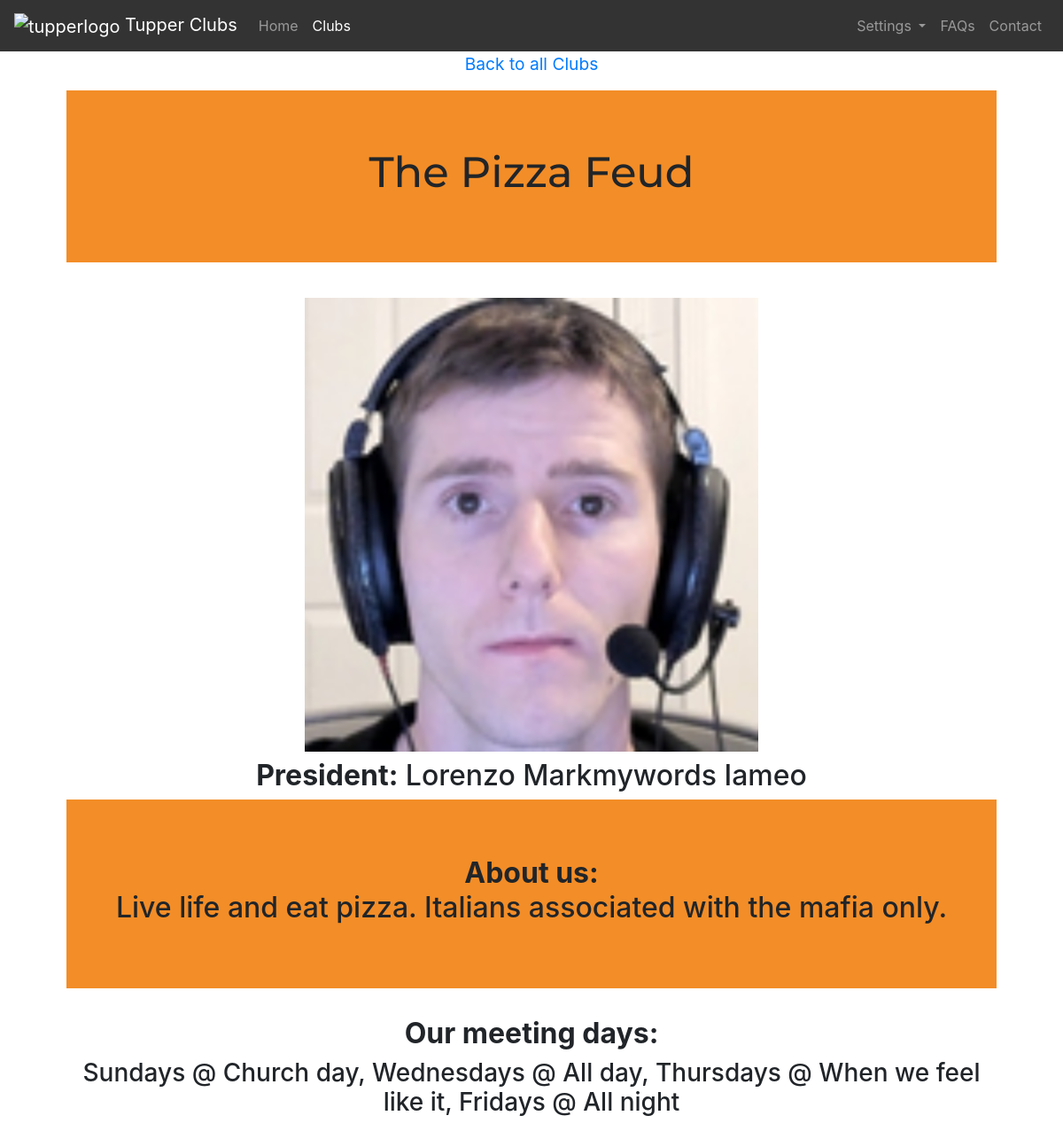
The app's page /clubs/The Pizza Feud (signed in) with its own data.
### tables this page shows
CREATE TABLE clubs (club_id INTEGER PRIMARY KEY, owner INTEGER NOT NULL, name TEXT NOT NULL, president TEXT NOT NULL, description TEXT NOT NULL, days TEXT NOT NULL, members TEXT);

### application.py (the view, shortened to what this page needs)
@app.route('/clubs/<club>')
@login_required
def showClub(club):
    accountType = db.execute('SELECT users.type FROM users WHERE users.userId = ?', session.get('user_id'))
    files = os.listdir(app.config['UPLOAD_FOLDER'])
    photo = None
    findClub = db.execute('SELECT * FROM clubs WHERE clubs.name = ?', club)
    clubId = str(findClub[0]['club_id'])
    extensions = ['.png', '.jpg', '.gif']
    for file in files:
        for i in range(len(extensions)):
            if file == str(findClub[0]['owner']) + extensions[i]:
                photo = file
    details = {}
    details['name'] = findClub[0]['name']
    details['prez'] = findClub[0]['president']
    details['desc'] = findClub[0]['description']
    details['days'] = findClub[0]['days']
    if accountType[0]['type'] == 'club':
        return render_template('club.html', details=details, file=photo)

### application.py (called while the page is built)
@app.after_request
def after_request(response):
    response.headers["Cache-Control"] = "no-cache, no-store, must-revalidate"
    response.headers["Expires"] = 0
    response.headers["Pragma"] = "no-cache"
    return response

### helpers.py (called while the page is built)
def login_required(f):
    @wraps(f)
    def decorated_function(*args, **kwargs):
        if session.get("user_id") is None:
            return redirect("/register")
        return f(*args, **kwargs)
    return decorated_function

### templates/club.html (shortened to what this page needs)
{% extends "layout.html" %}
{% block main %}
    <div class='container'>
        <a class='mt-5' href="/clubs" style='font-size: 1.2rem;'>Back to all Clubs</a>
        <div class="jumbotron jumbotron-fluid text-center jumbotron mt-3" style="background-color: #F38D27;">
            <h1>{{ details.name }}</h1>
        </div>
        {% if file %}
            <img class='img-fluid my-2' src="{{ url_for('upload', filename=file) }}" style="width: 512px">
        {% endif %}
        <h2> <b>President:</b> {{ details.prez }}</h2>
        <div class="jumbotron jumbotron-fluid text-center jumbotron" style="background-color: #F38D27;">
        <h2> <b>About us:</b>
            <div class='text-wrap text-center text-break mx-5'>
                {{ details.desc }}
            </div>
        </h2>
        </div>
        <div class='mb-4'>
            <h2><b>Our meeting days:</b></h2>
            <h3>{{ details.days }}</h3>
        </div>
    </div>
{% endblock %}

### static/styles.css (style rules this page uses)
body { background-color: #fff; color: #212529; font-size: 1rem; font-weight: 400; line-height: 1.5; margin: 0; text-align: left; }
.container { margin-left: auto; margin-right: auto; padding-left: 15px; padding-right: 15px; text-align: center; width: 90%; }
h1 { font-family: 'Montserrat', sans-serif; font-size: 48px; }

### records on screen
clubs: name "The Pizza Feud", prez "Lorenzo Markmywords Iameo", desc "Live life and eat pizza. Italians associated with the mafia only.", days "Sundays @ Church day, Wednesdays @ All day, Thursdays @ When we feel like it, Fridays @ All night"
